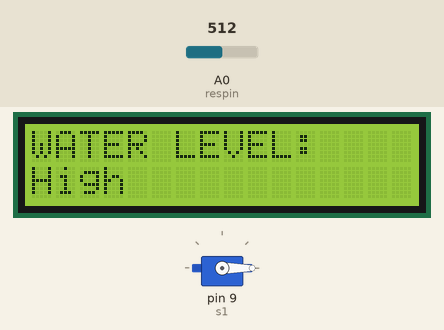
A sketch run on a simulated Arduino Uno, built with avr-gcc and run on an emulated ATmega328P. On the bench: 16×2 character LCD, servo. The test bench sets the inputs (shaded band); at power-on: A0 (respin) = 512.

Above: at 1.2 s.
1.3 s: A0 (respin) set to 112
At 4.4 s:
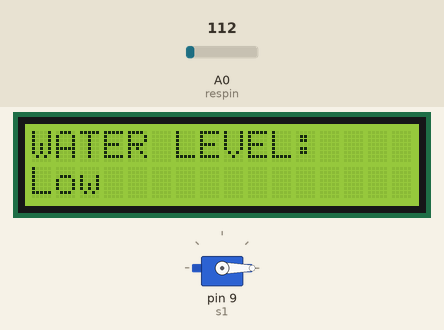
5.2 s: A0 (respin) set to 90
At 7.9 s:
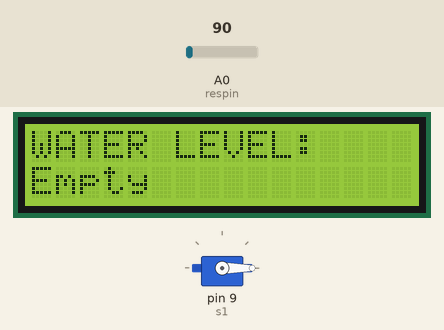
8.7 s: A0 (respin) set to 110
At 10.3 s:
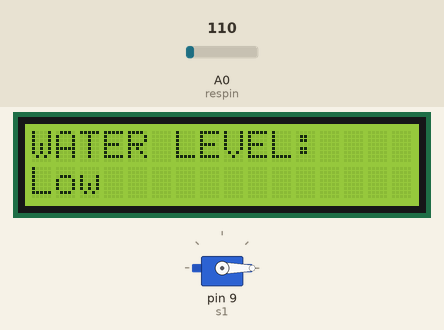
12.7 s: A0 (respin) set to 285
16.2 s: A0 (respin) set to 308
At 19.2 s:
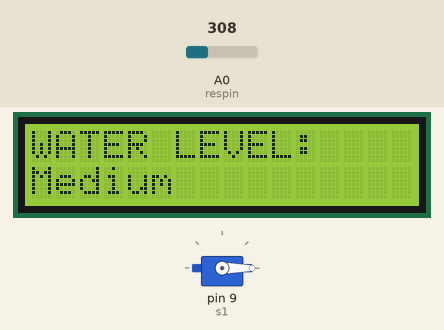
21.8 s: A0 (respin) set to 0
At 22.48 s:
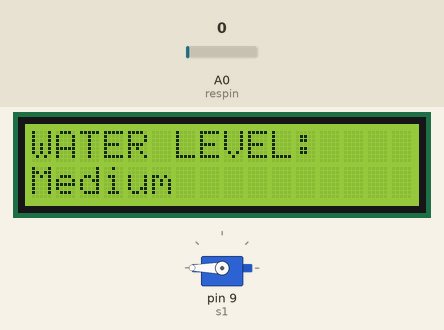
Timing chart, 0 to 24.8 s (numbered marks = the images above; inputs shaded):
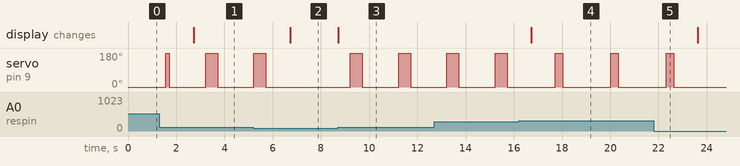

The sketch:

darko_brisalci_koda.ino
```cpp
#include <LiquidCrystal.h>
#include <Servo.h>
LiquidCrystal lcd(12, 11, 5, 4, 3, 2);
Servo s1;

int resval = 0;  // holds the value
int respin = A0;
void setup() {

  // set up the LCD's number of columns and rows:
  lcd.begin(16, 2);
  s1.attach(9);
  // Print a message to the LCD.
  lcd.print("WATER LEVEL: ");
       }
 void loop() {
  // set the cursor to column 0, line 1
  lcd.setCursor(0, 1);
  resval = analogRead(respin);
  if (resval<=100){
    lcd.println("Empty ");
    }
    else if (resval>100 && resval<=300){
      lcd.println("Low ");
      prvaStopnja();
      }
      else if (resval>300 && resval<=330){
        lcd.println("Medium ");
        drugaStopnja();
        }
        else if (resval>330){
          lcd.println("High            ");
          tretjaStopnja();
        }
         delay(1000);
  }


  void prvaStopnja()
{
  s1.write(0);
  delay(500);
  s1.write(180);
  delay(500);
  s1.write(0);
}
void drugaStopnja()
{
  s1.write(0);
  delay(1000);
  s1.write(180);
  delay(300);
  s1.write(0);
}
void tretjaStopnja()
{
  s1.write(0);
  delay(1500);
  s1.write(180);
  delay(150);
  s1.write(0);
}
```

Measured:
- the behaviour switches between 101 and 100 on A0 (respin) (found by bisection; images 1 and 2)
- the behaviour switches between 300 and 301 on A0 (respin) (found by bisection; images 3 and 4)
- after the input at 1.3 s, the display: changes after 1.4 s (image 1)
- after the input at 5.2 s, servo on pin 9 (s1): goes on until 5.7 s, then stays 0°; the display: changes after 1.5 s (image 2)
- after the input at 8.7 s, servo on pin 9 (s1): alternates 180° for 0.50 s and 0° for 1.5 s, starting after 0.52 s; the display: changes at once (image 3)
- after the input at 16.2 s, the display: changes after 0.53 s (image 4)
- after the input at 21.8 s, servo on pin 9 (s1): goes on until 22.6 s, then stays 0°
